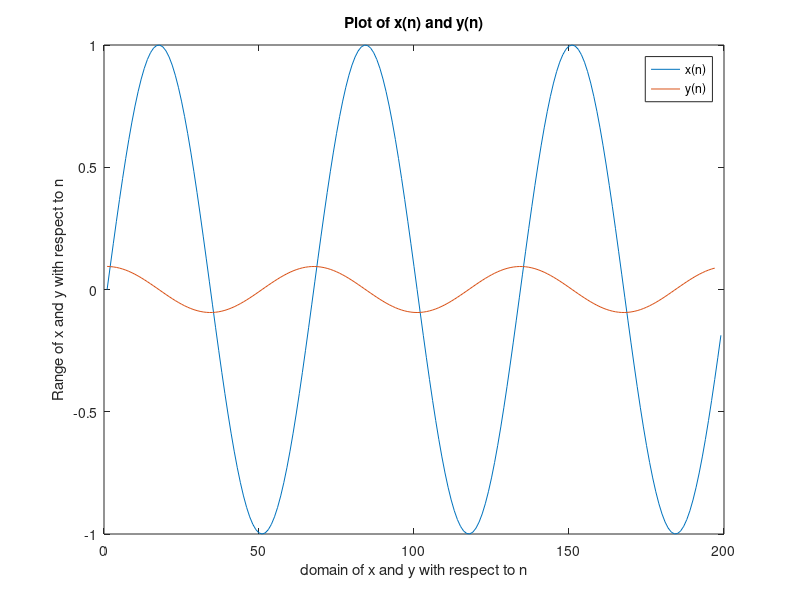

This figure's MATLAB source:

n=(0:198);
x=sin((3*pi.*n)/100);
i=1;
y=[];

while i ~= 198
    if n(i) == 0  
        y(i) = -1.5.*x(i) + 2.*x(i + 1) - 0.5.*x(i + 2);
        
    elseif n(i)>0 && n(i)<198
        y(i) = 0.5.*x(i + 1) -0.5.*x(i - 1);
        
    elseif n(i)==198 
        y(i)=1.5.*(x(i)) - 2.*x(i - 1) + 0.5.*x(i - 2);
       
    end
    i = i+1;
end


plot(x)
hold on
plot(y)
legend('x(n)','y(n)')
ylabel("Range of x and y with respect to n")
xlabel("domain of x and y with respect to n")
title("Plot of x(n) and y(n)")
